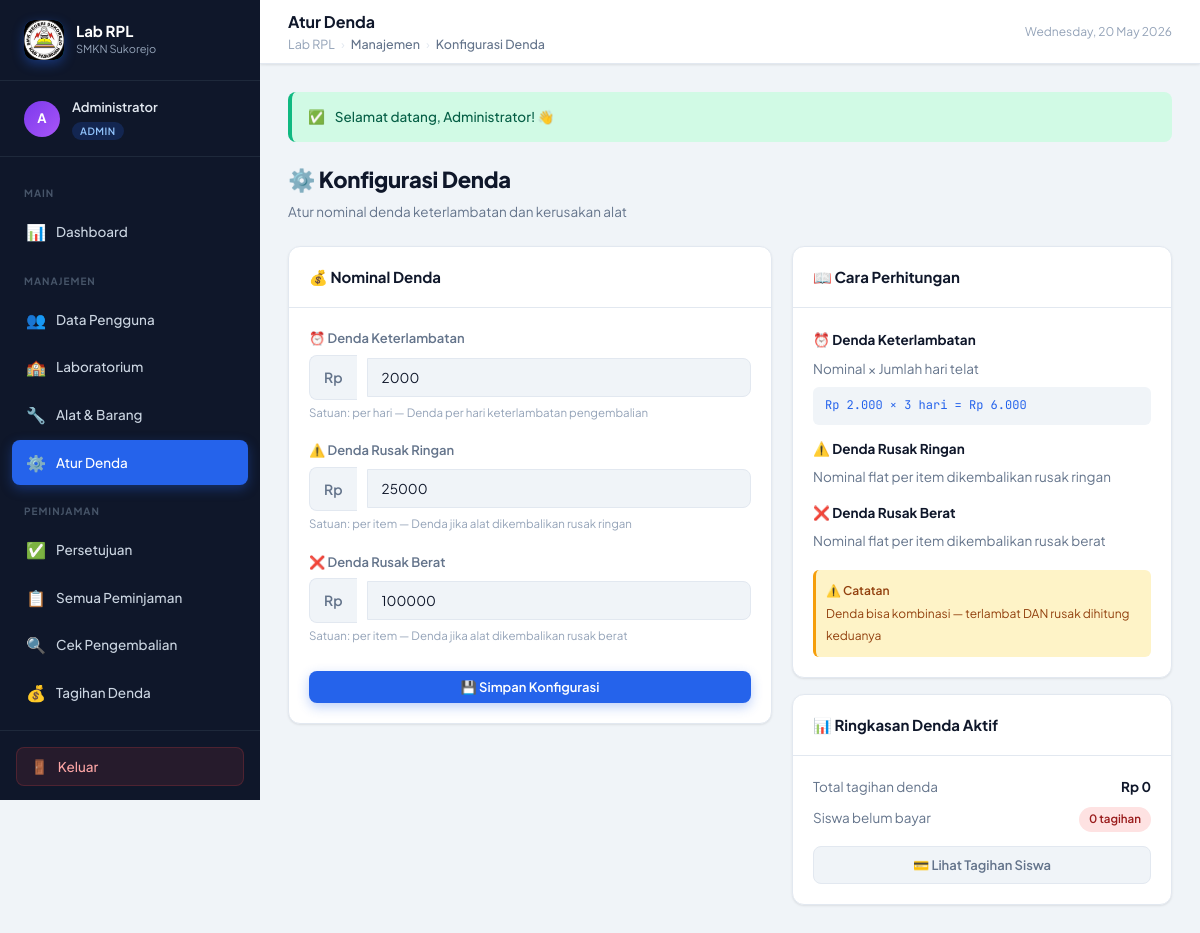
Page /pages/admin/denda.php (signed in) on the committed database.
### tables this page shows
CREATE TABLE IF NOT EXISTS konfigurasi_denda (
    id_config   INT AUTO_INCREMENT PRIMARY KEY,
    kode        VARCHAR(50) NOT NULL UNIQUE,
    nama        VARCHAR(100) NOT NULL,
    nilai       DECIMAL(10,2) NOT NULL DEFAULT 0,
    satuan      VARCHAR(30) DEFAULT 'hari',
    keterangan  VARCHAR(255) DEFAULT NULL
);

### config/koneksi.php (called while the page is built, shortened)
<?php
function formatRupiah($n){return 'Rp '.number_format($n,0,',','.');}

### pages/admin/denda.php (the view, shortened to what this page needs)
<?php
require_once '../../config/koneksi.php';
$configs = mysqli_query($conn, "SELECT * FROM konfigurasi_denda ORDER BY id_config");
include '../../includes/header.php';
?>
<?php include '../../includes/flash.php'; ?>
<div class="page-header">
  <h1>⚙️ Konfigurasi Denda</h1>
  <p>Atur nominal denda keterlambatan dan kerusakan alat</p>
</div>
<div style="display:grid;grid-template-columns:1fr 380px;gap:20px;align-items:start;">
  <div class="card">
    <div class="card-header">
      <div class="card-title">💰 Nominal Denda</div>
    </div>
    <div class="card-body">
      <form method="POST">
        <?php while ($cfg = mysqli_fetch_assoc($configs)): ?>
        <div class="form-group">
          <label class="form-label">
            <?php
            $icons = [
              'denda_terlambat'    => '⏰',
              'denda_rusak_ringan' => '⚠️',
              'denda_rusak_berat'  => '❌',
            ];
            echo ($icons[$cfg['kode']] ?? '💰') . ' ' . htmlspecialchars($cfg['nama']);
            ?>
          </label>
          <div style="display:flex;align-items:center;gap:10px;">
            <span style="background:var(--bg);border:1.5px solid var(--border);padding:10px 14px;border-radius:var(--radius-sm) 0 0 var(--radius-sm);font-weight:600;color:var(--text-secondary);white-space:nowrap;border-right:none;">Rp</span>
            <input type="number" name="nilai[<?= $cfg['kode'] ?>]"
              class="form-control" style="border-radius:0 var(--radius-sm) var(--radius-sm) 0;"
              value="<?= number_format($cfg['nilai'],0,'','') ?>"
              min="0" step="500" required>
          </div>
          <div class="form-text">Satuan: <?= htmlspecialchars($cfg['satuan']) ?> — <?= htmlspecialchars($cfg['keterangan']) ?></div>
        </div>
        <?php endwhile; ?>
        <button type="submit" class="btn btn-primary" style="width:100%;justify-content:center;margin-top:8px;">
          💾 Simpan Konfigurasi
        </button>
      </form>
    </div>
  </div>
  <div style="display:flex;flex-direction:column;gap:16px;">
    <div class="card">
      <div class="card-header"><div class="card-title">📖 Cara Perhitungan</div></div>
      <div class="card-body" style="font-size:13.5px;line-height:1.8;">
        <div style="margin-bottom:12px;">
          <div style="font-weight:700;color:var(--text-primary);margin-bottom:4px;">⏰ Denda Keterlambatan</div>
          <div style="color:var(--text-secondary);">Nominal × Jumlah hari telat</div>
          <div style="background:var(--bg);padding:8px 12px;border-radius:6px;margin-top:6px;font-family:var(--font-mono);font-size:12px;color:var(--primary);">
            Rp 2.000 × 3 hari = Rp 6.000
          </div>
        </div>
        <div style="margin-bottom:12px;">
          <div style="font-weight:700;color:var(--text-primary);margin-bottom:4px;">⚠️ Denda Rusak Ringan</div>
          <div style="color:var(--text-secondary);">Nominal flat per item dikembalikan rusak ringan</div>
        </div>
        <div>
          <div style="font-weight:700;color:var(--text-primary);margin-bottom:4px;">❌ Denda Rusak Berat</div>
          <div style="color:var(--text-secondary);">Nominal flat per item dikembalikan rusak berat</div>
        </div>
        <div style="margin-top:16px;padding:10px;background:var(--warning-light);border-radius:6px;border-left:3px solid var(--warning);">
          <div style="font-size:12px;color:#92400e;font-weight:600;">⚠️ Catatan</div>
          <div style="font-size:12px;color:#92400e;margin-top:2px;">Denda bisa kombinasi — terlambat DAN rusak dihitung keduanya</div>
        </div>
      </div>
    </div>
    <div class="card">
      <div class="card-header"><div class="card-title">📊 Ringkasan Denda Aktif</div></div>
      <div class="card-body">
        <?php
        $sum_denda = mysqli_fetch_assoc(mysqli_query($conn,
          "SELECT SUM(total_denda) as total, SUM(denda_lunas=0 AND total_denda>0) as belum_lunas
           FROM detail_pinjam WHERE status='selesai'"));
        ?>
        <div style="display:flex;flex-direction:column;gap:10px;">
          <div style="display:flex;justify-content:space-between;font-size:13.5px;">
            <span style="color:var(--text-secondary);">Total tagihan denda</span>
            <strong><?= formatRupiah($sum_denda['total'] ?? 0) ?></strong>
          </div>
          <div style="display:flex;justify-content:space-between;font-size:13.5px;">
            <span style="color:var(--text-secondary);">Siswa belum bayar</span>
            <span class="badge badge-danger"><?= $sum_denda['belum_lunas'] ?? 0 ?> tagihan</span>
          </div>
          <a href="denda_siswa.php" class="btn btn-secondary" style="width:100%;justify-content:center;margin-top:4px;">
            💳 Lihat Tagihan Siswa
          </a>
        </div>
      </div>
    </div>
  </div>
</div>
<?php include '../../includes/footer.php'; ?>

### assets/css/style.css (style rules this page uses)
:root { --primary:#2563eb;--primary-light:#3b82f6;--primary-dark:#1d4ed8; --primary-50:#eff6ff;--primary-100:#dbeafe; --accent:#0ea5e9; --success:#10b981;--success-light:#d1fae5; --warning:#f59e0b;--warning-light:#fef3c7; --danger:#ef4444;--danger-light:#fee2e2; --info:#6366f1;--info-light:#e0e7ff; --orange:#f97316;--orange-light:#ffedd5; --sidebar-w:260px;--navbar-h:64px; --bg:#f0f4f8;--bg-card:#ffffff; --bg-sidebar:#0f172a;--bg-sidebar-hover:#1e293b; --text-primary:#0f172a;--text-secondary:#64748b;--text-muted:#94a3b8; --text-sidebar:#cbd5e1; --border:#e2e8f0; --shadow-sm:0 1px 3px rgba(0,0,0,.06),0 1px 2px rgba(0,0,0,.04); --shadow:0 4px 12px rgba(0,0,0,.08),0 2px 4px rgba(0,0,0,.04); --shadow-lg:0 20px 40px rgba(0,0,0,.12),0 8px 16px rgba(0,0,0,.06); --radius:12px;--radius-sm:8px;--radius-lg:16px;--radius-xl:24px; --font:'Plus Jakarta Sans',sans-serif; --font-mono:'JetBrains Mono',monospace; --transition:all .2s cubic-bezier(.4,0,.2,1); }
*,*::before,*::after { box-sizing:border-box;margin:0;padding:0 }
html { scroll-behavior:smooth }
body { font-family:var(--font);background:var(--bg);color:var(--text-primary);font-size:14px;line-height:1.6;min-height:100vh }
a { text-decoration:none;color:inherit }
.page-header { margin-bottom:24px }
.page-header h1 { font-size:22px;font-weight:800;letter-spacing:-.3px }
.page-header p { color:var(--text-secondary);font-size:13.5px;margin-top:4px }
.card { background:var(--bg-card);border-radius:var(--radius);border:1px solid var(--border);box-shadow:var(--shadow-sm);overflow:hidden }
.card-header { padding:18px 20px;border-bottom:1px solid var(--border);display:flex;align-items:center;justify-content:space-between;gap:12px;flex-wrap:wrap }
.card-title { font-size:15px;font-weight:700;display:flex;align-items:center;gap:8px }
.card-body { padding:20px }
.btn { display:inline-flex;align-items:center;gap:6px;padding:8px 16px;border-radius:var(--radius-sm);font-family:var(--font);font-size:13px;font-weight:600;cursor:pointer;border:none;transition:var(--transition);text-decoration:none;white-space:nowrap }
.btn-primary { background:var(--primary);color:#fff;box-shadow:0 4px 12px rgba(37,99,235,.3) }
.btn-secondary { background:var(--bg);color:var(--text-secondary);border:1px solid var(--border) }
.badge { display:inline-flex;align-items:center;gap:4px;padding:3px 10px;border-radius:20px;font-size:11.5px;font-weight:600 }
.badge-danger { background:var(--danger-light);color:#991b1b }
.form-group { margin-bottom:18px }
.form-label { display:block;font-size:13px;font-weight:600;color:var(--text-secondary);margin-bottom:6px }
.form-control { width:100%;padding:10px 14px;background:var(--bg);border:1.5px solid var(--border);border-radius:var(--radius-sm);font-family:var(--font);font-size:13.5px;color:var(--text-primary);transition:var(--transition);outline:none }
.form-control::placeholder { color:var(--text-muted) }
.form-text { font-size:11.5px;color:var(--text-muted);margin-top:4px }
.fade-in { animation:fadeIn .4s ease both }

### rows in the picture
konfigurasi_denda: kode "⏰", nama "Denda Keterlambatan", nilai "2000", satuan "per hari", keterangan "Denda per hari keterlambatan pengembalian"
konfigurasi_denda: kode "⚠️", nama "Denda Rusak Ringan", nilai "25000", satuan "per item", keterangan "Denda jika alat dikembalikan rusak ringan"
konfigurasi_denda: kode "❌", nama "Denda Rusak Berat", nilai "100000", satuan "per item", keterangan "Denda jika alat dikembalikan rusak berat"

### other values in the picture
substr($_SESSION['nama']??'U',0,1) "A"
$_SESSION['nama'] "Administrator"
$_SESSION['role'] "ADMIN"
$page_title "Atur Denda"
$lbl "Manajemen"
$lbl "Konfigurasi Denda"
$icons[$f['type']] "✅"
$f['message'] "Selamat datang, Administrator! 👋"
formatRupiah($sum_denda['total'] ?? 0) "Rp 0"
$sum_denda['belum_lunas'] "0"
